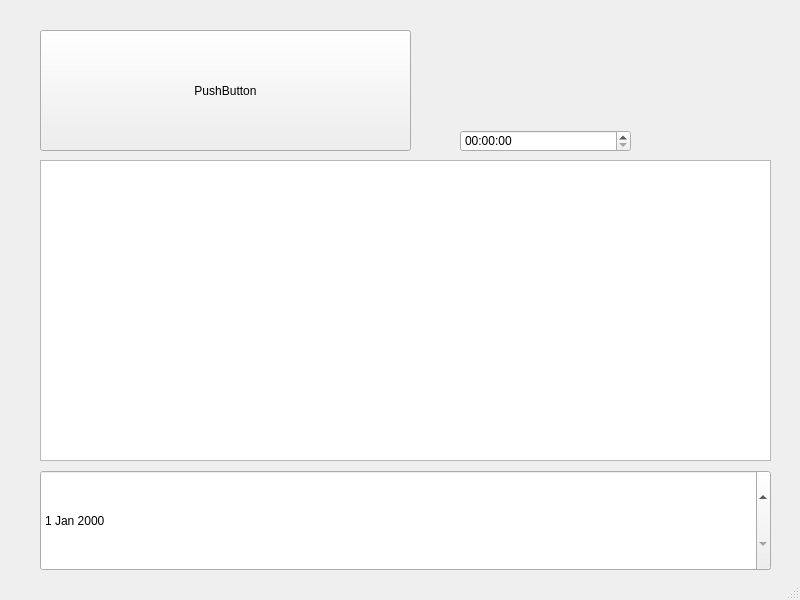
<?xml version="1.0" encoding="UTF-8"?>
<ui version="4.0">
 <class>MainWindow</class>
 <widget class="QMainWindow" name="MainWindow">
  <property name="geometry">
   <rect>
    <x>0</x>
    <y>0</y>
    <width>800</width>
    <height>600</height>
   </rect>
  </property>
  <property name="sizePolicy">
   <sizepolicy hsizetype="Fixed" vsizetype="Fixed">
    <horstretch>0</horstretch>
    <verstretch>0</verstretch>
   </sizepolicy>
  </property>
  <property name="minimumSize">
   <size>
    <width>800</width>
    <height>600</height>
   </size>
  </property>
  <property name="maximumSize">
   <size>
    <width>800</width>
    <height>600</height>
   </size>
  </property>
  <property name="windowTitle">
   <string>MainWindow</string>
  </property>
  <widget class="QWidget" name="centralwidget">
   <widget class="QPushButton" name="pushButton">
    <property name="geometry">
     <rect>
      <x>40</x>
      <y>30</y>
      <width>371</width>
      <height>121</height>
     </rect>
    </property>
    <property name="text">
     <string>PushButton</string>
    </property>
   </widget>
   <widget class="QPlainTextEdit" name="plainTextEdit">
    <property name="geometry">
     <rect>
      <x>40</x>
      <y>160</y>
      <width>731</width>
      <height>301</height>
     </rect>
    </property>
   </widget>
   <widget class="QDateEdit" name="dateEdit">
    <property name="geometry">
     <rect>
      <x>40</x>
      <y>470</y>
      <width>731</width>
      <height>101</height>
     </rect>
    </property>
   </widget>
   <widget class="QTimeEdit" name="timeEdit">
    <property name="geometry">
     <rect>
      <x>460</x>
      <y>130</y>
      <width>171</width>
      <height>22</height>
     </rect>
    </property>
   </widget>
  </widget>
  <widget class="QStatusBar" name="statusbar"/>
 </widget>
 <resources/>
 <connections/>
</ui>
